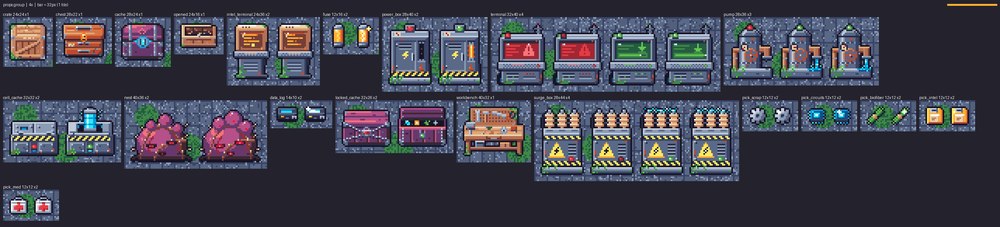
#> input picture pixel-art/contact_props.png, 1000 x 227 px, shrunk from 2576 x 584 before the run, given in place of contact_props.png.png, which was not available
$ python zoom.py ../contact_props.png 5 5 ../contact_towers.png
#> lines starting #> are read from the running program, lines starting #| are printed output that depends on the picture; pictures that were not available may be replaced by others from this repository, and a replacement may not be noted
### pixel-art/towers_common/tw.py
"""Shared drawing + export helpers for the Verdant Relay "towers" art group.

Every build script in pixel-art/<tower>/build.py does:
    sys.path.insert(0, <this dir>); from tw import *
Draw with a Canvas (a pixelstudio Sprite snapped to Endesga-32, with a 'body' layer that
gets the dark #181425 outer outline and an 'fx' layer drawn on top without outline).
"""
import math
import sys
from pathlib import Path

from PIL import Image, ImageDraw, ImageFont

sys.path.insert(0, str(Path.home() / ".claude/skills/pixel-art-studio/scripts"))
from pixelstudio import Sprite, PALETTES  # noqa: E402

ROOT = Path(__file__).resolve().parents[2]
SPRITES = ROOT / "public" / "sprites"
PAL = PALETTES["endesga32"]
PAL_RGB = {tuple(int(h[i:i + 2], 16) for i in (1, 3, 5)) for h in PAL}

# ---------------------------------------------------------------- palette names
OUT = "#181425"     # outer outline / deepest shadow
INK = "#262b44"     # near-black blue
WHITE = "#ffffff"
# steel (cool) dark -> light
STEEL = ["#262b44", "#3a4466", "#5a6988", "#8b9bb4", "#c0cbdc"]
# rust / painted orange metal
RUST = ["#3e2731", "#733e39", "#be4a2f", "#d77643", "#e4a672"]
# wood (woven basket, planks)
WOOD = ["#3e2731", "#733e39", "#b86f50", "#c28569", "#e4a672"]
# foliage
LEAF = ["#193c3e", "#265c42", "#3e8948", "#63c74d"]
# purple sap / pink flesh
SAP = ["#3e2731", "#68386c", "#b55088", "#f6757a"]
# glows
CYAN = ["#124e89", "#0099db", "#2ce8f5", "#ffffff"]
AMBER = ["#be4a2f", "#f77622", "#feae34", "#fee761", "#ffffff"]
REDS = ["#3e2731", "#a22633", "#e43b44", "#ff0044"]
CREAM = ["#b86f50", "#e4a672", "#ead4aa", "#ffffff"]
# concrete (slightly warmer than steel: speckled with skin tones)
CONC = ["#3a4466", "#5a6988", "#8b9bb4", "#c0cbdc"]
BRASS = ["#733e39", "#be4a2f", "#feae34", "#fee761"]
COPPER = ["#3e2731", "#733e39", "#b86f50", "#d77643", "#e4a672"]

FPS = 8


# ---------------------------------------------------------------- canvas
class Canvas:
    """Thin wrapper: body layer (outlined) + fx layer (not outlined)."""

    # [6 lines left out: function __init__, not called in this run]

    # layer switching
    def body(self):
        self.s.use(layer="body"); return self

    def fx(self):
        self.s.use(layer="fx"); return self

    # primitives (delegate)
    def px(self, x, y, c, only=None):
        self.s.px(x, y, c, only=only); return self

    def line(self, x0, y0, x1, y1, c, only=None):
        self.s.line(x0, y0, x1, y1, c, only=only); return self

    def rect(self, x0, y0, x1, y1, c, only=None):
        self.s.rect(x0, y0, x1, y1, c, only=only); return self

    def circle(self, cx, cy, r, c, fill=True, only=None):
        self.s.circle(cx, cy, r, c, fill=fill, only=only); return self

    def poly(self, pts, c, only=None):
        self.s.polygon(pts, c, only=only); return self

    def get(self, x, y):
        return self.s.get(x, y)

    def erase(self, x, y):
        self.s.px(x, y, None); return self

    def hline(self, x0, x1, y, c, only=None):
        return self.line(x0, y, x1, y, c, only)

    def vline(self, x, y0, y1, c, only=None):
        return self.line(x, y0, x, y1, c, only)

    # [102 lines left out: functions pts, pattern, ell, ell_outline, cyl, ell_shaded and 2 more, not called in this run]

    def noise(self, x0, y0, x1, y1, c, density=0.1, seed=0, only=None):
        self.s.noise(x0, y0, x1, y1, c, density=density, seed=seed, only=only); return self

    def dither(self, x0, y0, x1, y1, c1, c2, mix=0.5, pattern="checker", only=None):
        self.s.dither(x0, y0, x1, y1, c1, c2, mix=mix, pattern=pattern, only=only); return self

    def shift(self, dx, dy):
        self.s.shift(dx, dy); return self

    # ------------- finishing
    # [52 lines left out: functions outline, image, ell_rows, shade_col, not called in this run]


# ---------------------------------------------------------------- image utils
def hex_rgb(h):
    return tuple(int(h[i:i + 2], 16) for i in (1, 3, 5))


NIGHT_TINT = (0.55, 0.66, 1.0)


def night(im, tint=NIGHT_TINT):
    out = im.copy()
    p = out.load()
    for y in range(out.height):
        for x in range(out.width):
            r, g, b, a = p[x, y]
            if a:
                p[x, y] = (int(r * tint[0]), int(g * tint[1]), int(b * tint[2]), a)
    return out


def ground(w, h, seed=3):
    """Dark mossy-concrete ground for readability tests (already night-ish)."""
    import random
    rnd = random.Random(seed)
    im = Image.new("RGBA", (w, h), (34, 40, 46, 255))
    p = im.load()
    for y in range(h):
        for x in range(w):
            v = rnd.random()
            if v < 0.08:
                p[x, y] = (44, 54, 52, 255)
            elif v < 0.13:
                p[x, y] = (26, 30, 38, 255)
    return im


def up(im, k):
    return im.resize((im.width * k, im.height * k), Image.NEAREST)


# [6 lines left out: function strip, not called in this run]


def on_bg(im, bg):
    base = bg.copy() if isinstance(bg, Image.Image) else Image.new("RGBA", im.size, hex_rgb(bg) + (255,))
    base = base.crop((0, 0, im.width, im.height)) if base.size != im.size else base
    base.alpha_composite(im)
    return base


def checker(w, h, sq=4):
    im = Image.new("RGBA", (w, h))
    d = ImageDraw.Draw(im)
    for y in range(0, h, sq):
        for x in range(0, w, sq):
            c = (200, 200, 200, 255) if (x // sq + y // sq) % 2 else (230, 230, 230, 255)
            d.rectangle([x, y, x + sq - 1, y + sq - 1], fill=c)
    return im


# [73 lines left out: functions check, export, label_font, not called in this run]

### pixel-art/towers_common/zoom.py
"""python zoom.py key [frame] [scale] -> pixel-art/<dir>/zoom_<key>.png (frame on checker + night)"""
import sys
from pathlib import Path
from PIL import Image
sys.path.insert(0, str(Path(__file__).resolve().parent))
from tw import SPRITES, checker, night, ground, on_bg, up
key = sys.argv[1]; fi = int(sys.argv[2]) if len(sys.argv) > 2 else 0
sc = int(sys.argv[3]) if len(sys.argv) > 3 else 12
d = sys.argv[4] if len(sys.argv) > 4 else key.rsplit('_', 1)[0] if key[-2:] in ('_2', '_3') else key
st = Image.open(SPRITES / f"{key}.png").convert("RGBA")
import json
man = json.loads((Path(__file__).resolve().parents[1] / d / "manifest_part.json").read_text()) if (Path(__file__).resolve().parents[1] / d / "manifest_part.json").exists() else {}
#> (reads pixel-art/arc_spire/manifest_part.json from the repository)
n = man.get(key, {}).get("frames", 1)
fw = st.width // n
#> fw = 1000
f = st.crop((fi * fw, 0, fi * fw + fw, st.height))
#> f: PIL image 1000x227 RGBA; every value is 0
out = Image.new("RGBA", (fw * sc * 2 + 6, st.height * sc), (50, 50, 60, 255))
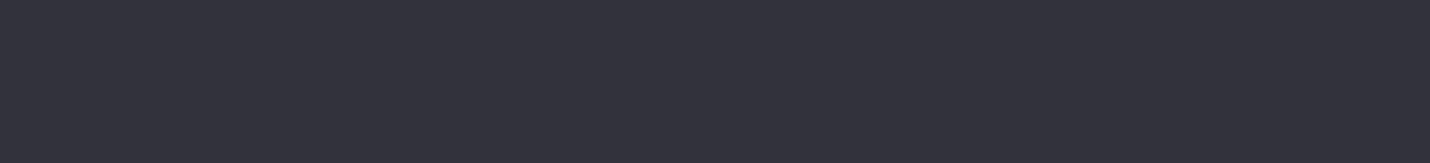
#> out: PIL image 10006x1135 RGBA (shown at 1/7 size); mean R, G, B, A 50, 50, 60, 255
out.paste(up(on_bg(f, checker(fw, st.height, 2)), sc), (0, 0))
#> in on_bg, `base = bg.copy() if isinstance(bg, Image.Image) else Image.new("RGBA",..`:
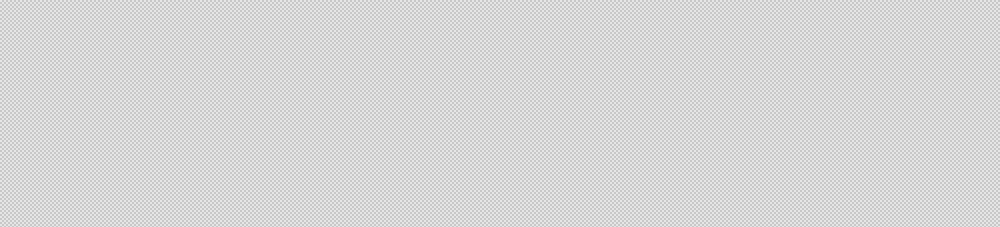
#> base: PIL image 1000x227 RGBA; mean R, G, B, A 215, 215, 215, 255
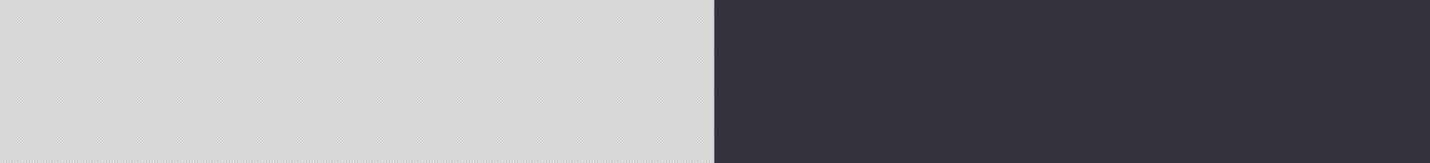
#> out: PIL image 10006x1135 RGBA (shown at 1/7 size); mean R, G, B, A 132.5, 132.5, 137.5, 255
out.paste(up(on_bg(night(f), ground(fw, st.height)), sc), (fw * sc + 6, 0))
#> in ground, `im = Image.new("RGBA", (w, h), (34, 40, 46, 255))`:
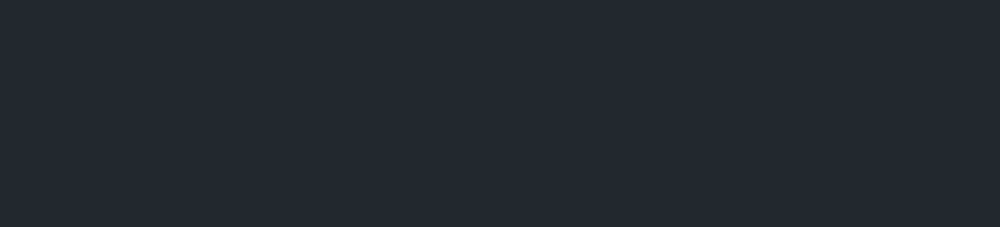
#> im: PIL image 1000x227 RGBA; mean R, G, B, A 34, 40, 46, 255
p = Path(__file__).resolve().parents[1] / d / f"zoom_{key}_{fi}.png"
out.save(p); print(p)
#| pixel-art/../contact_towers.png/zoom_../contact_props.png_5.png
